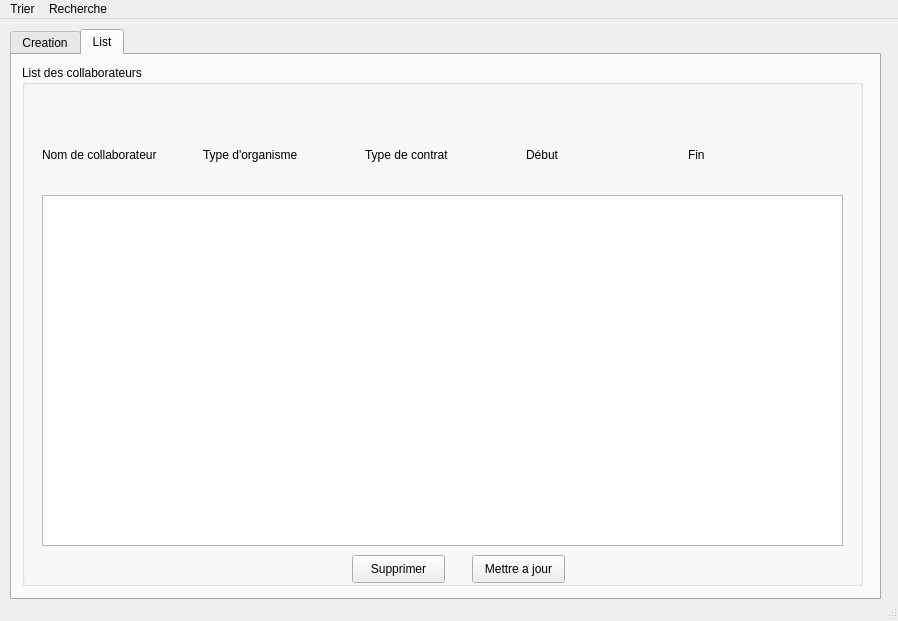
<?xml version="1.0" encoding="UTF-8"?>
<ui version="4.0">
 <class>MainWindow</class>
 <widget class="QMainWindow" name="MainWindow">
  <property name="geometry">
   <rect>
    <x>0</x>
    <y>0</y>
    <width>898</width>
    <height>621</height>
   </rect>
  </property>
  <property name="windowTitle">
   <string>MainWindow</string>
  </property>
  <widget class="QWidget" name="centralwidget">
   <widget class="QTabWidget" name="tabWidget">
    <property name="geometry">
     <rect>
      <x>10</x>
      <y>10</y>
      <width>871</width>
      <height>571</height>
     </rect>
    </property>
    <property name="currentIndex">
     <number>1</number>
    </property>
    <widget class="QWidget" name="tab">
     <attribute name="title">
      <string>Creation</string>
     </attribute>
     <widget class="QGroupBox" name="groupBox">
      <property name="geometry">
       <rect>
        <x>20</x>
        <y>0</y>
        <width>781</width>
        <height>541</height>
       </rect>
      </property>
      <property name="title">
       <string>Creation de collaborateur</string>
      </property>
      <widget class="QLabel" name="label_3">
       <property name="geometry">
        <rect>
         <x>10</x>
         <y>130</y>
         <width>111</width>
         <height>16</height>
        </rect>
       </property>
       <property name="text">
        <string>Début du contrat :</string>
       </property>
      </widget>
      <widget class="QDateEdit" name="dateEdit">
       <property name="geometry">
        <rect>
         <x>120</x>
         <y>130</y>
         <width>110</width>
         <height>22</height>
        </rect>
       </property>
      </widget>
      <widget class="QLabel" name="label">
       <property name="geometry">
        <rect>
         <x>10</x>
         <y>80</y>
         <width>131</width>
         <height>16</height>
        </rect>
       </property>
       <property name="text">
        <string>Nom de collaborateur :</string>
       </property>
      </widget>
      <widget class="QLineEdit" name="lineEdit">
       <property name="geometry">
        <rect>
         <x>150</x>
         <y>80</y>
         <width>113</width>
         <height>22</height>
        </rect>
       </property>
      </widget>
      <widget class="QLabel" name="label_4">
       <property name="geometry">
        <rect>
         <x>10</x>
         <y>160</y>
         <width>101</width>
         <height>16</height>
        </rect>
       </property>
       <property name="text">
        <string>Fin de contrat :</string>
       </property>
      </widget>
      <widget class="QDateEdit" name="dateEdit_2">
       <property name="geometry">
        <rect>
         <x>120</x>
         <y>160</y>
         <width>110</width>
         <height>22</height>
        </rect>
       </property>
      </widget>
      <widget class="QLabel" name="label_5">
       <property name="geometry">
        <rect>
         <x>10</x>
         <y>220</y>
         <width>141</width>
         <height>16</height>
        </rect>
       </property>
       <property name="text">
        <string>Type d'organisme :</string>
       </property>
      </widget>
      <widget class="QCheckBox" name="checkBox">
       <property name="geometry">
        <rect>
         <x>170</x>
         <y>200</y>
         <width>101</width>
         <height>20</height>
        </rect>
       </property>
       <property name="text">
        <string>Organisation</string>
       </property>
      </widget>
      <widget class="QCheckBox" name="checkBox_2">
       <property name="geometry">
        <rect>
         <x>170</x>
         <y>220</y>
         <width>83</width>
         <height>20</height>
        </rect>
       </property>
       <property name="text">
        <string>Entreprise</string>
       </property>
      </widget>
      <widget class="QCheckBox" name="checkBox_3">
       <property name="geometry">
        <rect>
         <x>170</x>
         <y>240</y>
         <width>91</width>
         <height>20</height>
        </rect>
       </property>
       <property name="text">
        <string>Association</string>
       </property>
      </widget>
      <widget class="QPushButton" name="pushButton">
       <property name="geometry">
        <rect>
         <x>622</x>
         <y>500</y>
         <width>141</width>
         <height>28</height>
        </rect>
       </property>
       <property name="text">
        <string>Ajouter le collaborateur</string>
       </property>
      </widget>
      <widget class="QCheckBox" name="checkBox_4">
       <property name="geometry">
        <rect>
         <x>170</x>
         <y>330</y>
         <width>83</width>
         <height>20</height>
        </rect>
       </property>
       <property name="text">
        <string>Envoyer</string>
       </property>
      </widget>
      <widget class="QCheckBox" name="checkBox_5">
       <property name="geometry">
        <rect>
         <x>170</x>
         <y>300</y>
         <width>83</width>
         <height>20</height>
        </rect>
       </property>
       <property name="text">
        <string>Recevoir</string>
       </property>
      </widget>
      <widget class="QLabel" name="label_10">
       <property name="geometry">
        <rect>
         <x>10</x>
         <y>310</y>
         <width>111</width>
         <height>16</height>
        </rect>
       </property>
       <property name="text">
        <string>Type de contrat :</string>
       </property>
      </widget>
     </widget>
    </widget>
    <widget class="QWidget" name="tab_2">
     <attribute name="title">
      <string>List</string>
     </attribute>
     <widget class="QGroupBox" name="groupBox_2">
      <property name="geometry">
       <rect>
        <x>10</x>
        <y>10</y>
        <width>841</width>
        <height>521</height>
       </rect>
      </property>
      <property name="title">
       <string>List des collaborateurs</string>
      </property>
      <widget class="QWidget" name="horizontalLayoutWidget">
       <property name="geometry">
        <rect>
         <x>20</x>
         <y>50</y>
         <width>801</width>
         <height>80</height>
        </rect>
       </property>
       <layout class="QHBoxLayout" name="horizontalLayout">
        <item>
         <widget class="QLabel" name="label_8">
          <property name="text">
           <string>Nom de collaborateur</string>
          </property>
         </widget>
        </item>
        <item>
         <widget class="QLabel" name="label_7">
          <property name="text">
           <string>Type d'organisme</string>
          </property>
         </widget>
        </item>
        <item>
         <widget class="QLabel" name="label_6">
          <property name="text">
           <string>Type de contrat</string>
          </property>
         </widget>
        </item>
        <item>
         <widget class="QLabel" name="label_9">
          <property name="text">
           <string>Début</string>
          </property>
         </widget>
        </item>
        <item>
         <widget class="QLabel" name="label_2">
          <property name="text">
           <string>Fin</string>
          </property>
         </widget>
        </item>
       </layout>
      </widget>
      <widget class="QListView" name="listView">
       <property name="geometry">
        <rect>
         <x>20</x>
         <y>130</y>
         <width>801</width>
         <height>351</height>
        </rect>
       </property>
      </widget>
      <widget class="QPushButton" name="pushButton_2">
       <property name="geometry">
        <rect>
         <x>450</x>
         <y>490</y>
         <width>93</width>
         <height>28</height>
        </rect>
       </property>
       <property name="text">
        <string>Mettre a jour</string>
       </property>
      </widget>
      <widget class="QPushButton" name="pushButton_3">
       <property name="geometry">
        <rect>
         <x>330</x>
         <y>490</y>
         <width>93</width>
         <height>28</height>
        </rect>
       </property>
       <property name="text">
        <string>Supprimer</string>
       </property>
      </widget>
     </widget>
    </widget>
   </widget>
  </widget>
  <widget class="QMenuBar" name="menubar">
   <property name="geometry">
    <rect>
     <x>0</x>
     <y>0</y>
     <width>898</width>
     <height>26</height>
    </rect>
   </property>
   <widget class="QMenu" name="menuOption">
    <property name="title">
     <string>Trier</string>
    </property>
    <addaction name="actionDate"/>
    <addaction name="actionType"/>
    <addaction name="actionType_de_contrat"/>
    <addaction name="actionNom"/>
   </widget>
   <widget class="QMenu" name="menuRecherche">
    <property name="title">
     <string>Recherche</string>
    </property>
    <addaction name="actionPar_nom"/>
   </widget>
   <addaction name="menuOption"/>
   <addaction name="menuRecherche"/>
  </widget>
  <widget class="QStatusBar" name="statusbar"/>
  <action name="actionPar_nom">
   <property name="text">
    <string>Par nom</string>
   </property>
  </action>
  <action name="actionDate">
   <property name="text">
    <string>Date</string>
   </property>
  </action>
  <action name="actionType">
   <property name="text">
    <string>Type d'organisme</string>
   </property>
  </action>
  <action name="actionType_de_contrat">
   <property name="text">
    <string>Type de contrat</string>
   </property>
  </action>
  <action name="actionNom">
   <property name="text">
    <string>Nom</string>
   </property>
  </action>
 </widget>
 <resources/>
 <connections/>
</ui>
